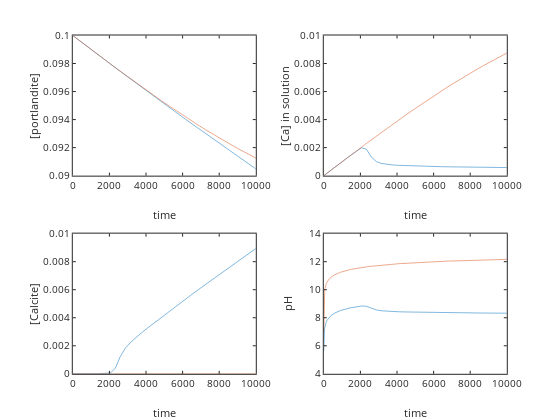

Write notebook code for a chart like this one.
### Code cell
display('red phreeqc blue ODE')

% call ODE solver

[t, C]=ode45(dCdtrate,[0 10000],[0.1 1e-6 0]);

port=C(:,1); %portlandite left over
calcite=C(:,2); %Calcite formed
Ca=C(:,3); %Ca
pH=[]; % pH reset

for i=1:size(Ca,1)
    [H,OH,H2CO3,HCO3,CO3]=CCaspeciesopen(Ca(i),Kw,KH,Ka1,Ka2,PCO2);
    pH(i)=-log10(H);
end

subplot(221); plot(t,port,time,portlanditephreeqc); ylabel('[portlandite]'); xlabel('time')
subplot(222); plot(t,Ca,time,Caphreeqc); ylabel('[Ca] in solution'); xlabel('time')
subplot(223); plot(t,calcite,time,calcitephreeqc); ylabel('[Calcite]'); xlabel('time')
subplot(224); plot(t,pH,time,pHphreeqc); ylabel('pH'); xlabel('time')

### Figure 1 — Plotly figure (JSON) as saved in the notebook; plotly's stock layout.template omitted (floating-point values rounded to 4 significant figures; data arrays with more than 128 entries replaced by an {"elided": "..."} marker saying what was removed)
{"data": [{"line": {"color": "rgb(0,113,188)", "dash": "solid", "width": 0.5}, "marker": {"color": "rgb(0,113,188)", "line": {"color": "rgb(0,113,188)"}, "size": 6, "symbol": "none"}, "mode": "lines", "name": "", "showlegend": false, "type": "scatter", "visibility": true, "x": [0, 0.4642, 1.16, 2.205, 3.771, 6.121, 9.646, 14.93, 22.86, 34.76, 52.6, 79.37, 119.5, 179.7, 270.1, 405.6, 608.8, 913.7, 1371.0, 2057.0, 2328.0, 2588.0, 2879.0, 3143.0, 3415.0, 3730.0, 4096.0, 4516.0, 4982.0, 5471.0, 5958.0, 6427.0, 6875.0, 7306.0, 7727.0, 8140.0, 8544.0, 8935.0, 9313.0, 9680.0, 10000], "xaxis": "x", "y": [0.1, 0.1, 0.1, 0.1, 0.1, 0.09999, 0.09999, 0.09999, 0.09998, 0.09997, 0.09995, 0.09992, 0.09988, 0.09982, 0.09973, 0.0996, 0.09939, 0.09909, 0.09864, 0.09796, 0.0977, 0.09745, 0.09716, 0.09691, 0.09664, 0.09634, 0.09599, 0.09558, 0.09514, 0.09468, 0.09422, 0.09378, 0.09336, 0.09295, 0.09256, 0.09218, 0.09181, 0.09145, 0.09111, 0.09077, 0.09048], "yaxis": "y"}, {"line": {"color": "rgb(216,82,24)", "dash": "solid", "width": 0.5}, "marker": {"color": "rgb(216,82,24)", "line": {"color": "rgb(216,82,24)"}, "size": 6, "symbol": "none"}, "mode": "lines", "name": "", "showlegend": false, "type": "scatter", "visibility": true, "x": {"elided": "152 float values"}, "xaxis": "x", "y": {"elided": "152 float values"}, "yaxis": "y"}, {"line": {"color": "rgb(0,113,188)", "dash": "solid", "width": 0.5}, "marker": {"color": "rgb(0,113,188)", "line": {"color": "rgb(0,113,188)"}, "size": 6, "symbol": "none"}, "mode": "lines", "name": "", "showlegend": false, "type": "scatter", "visibility": true, "x": [0, 0.4642, 1.16, 2.205, 3.771, 6.121, 9.646, 14.93, 22.86, 34.76, 52.6, 79.37, 119.5, 179.7, 270.1, 405.6, 608.8, 913.7, 1371.0, 2057.0, 2328.0, 2588.0, 2879.0, 3143.0, 3415.0, 3730.0, 4096.0, 4516.0, 4982.0, 5471.0, 5958.0, 6427.0, 6875.0, 7306.0, 7727.0, 8140.0, 8544.0, 8935.0, 9313.0, 9680.0, 10000], "xaxis": "x2", "y": [0, 4.642e-07, 1.16e-06, 2.205e-06, 3.772e-06, 6.121e-06, 9.646e-06, 1.493e-05, 2.286e-05, 3.476e-05, 5.259e-05, 7.934e-05, 0.0001195, 0.0001796, 0.0002697, 0.0004048, 0.000607, 0.0009094, 0.001361, 0.001982, 0.001891, 0.001342, 0.0009986, 0.0008713, 0.0008082, 0.0007674, 0.0007366, 0.0007106, 0.0006878, 0.0006686, 0.0006526, 0.0006395, 0.0006285, 0.0006192, 0.000611, 0.0006038, 0.0005975, 0.0005918, 0.0005867, 0.0005821, 0.0005781], "yaxis": "y2"}, {"line": {"color": "rgb(216,82,24)", "dash": "solid", "width": 0.5}, "marker": {"color": "rgb(216,82,24)", "line": {"color": "rgb(216,82,24)"}, "size": 6, "symbol": "none"}, "mode": "lines", "name": "", "showlegend": false, "type": "scatter", "visibility": true, "x": {"elided": "152 float values"}, "xaxis": "x2", "y": {"elided": "152 float values"}, "yaxis": "y2"}, {"line": {"color": "rgb(0,113,188)", "dash": "solid", "width": 0.5}, "marker": {"color": "rgb(0,113,188)", "line": {"color": "rgb(0,113,188)"}, "size": 6, "symbol": "none"}, "mode": "lines", "name": "", "showlegend": false, "type": "scatter", "visibility": true, "x": [0, 0.4642, 1.16, 2.205, 3.771, 6.121, 9.646, 14.93, 22.86, 34.76, 52.6, 79.37, 119.5, 179.7, 270.1, 405.6, 608.8, 913.7, 1371.0, 2057.0, 2328.0, 2588.0, 2879.0, 3143.0, 3415.0, 3730.0, 4096.0, 4516.0, 4982.0, 5471.0, 5958.0, 6427.0, 6875.0, 7306.0, 7727.0, 8140.0, 8544.0, 8935.0, 9313.0, 9680.0, 10000], "xaxis": "x3", "y": [1e-06, 1e-06, 1e-06, 1e-06, 1e-06, 1e-06, 1e-06, 1e-06, 1e-06, 1e-06, 1e-06, 1e-06, 1e-06, 1e-06, 1e-06, 1e-06, 1.009e-06, 1.129e-06, 2.174e-06, 5.485e-05, 0.0004109, 0.001214, 0.00184, 0.002224, 0.00255, 0.002895, 0.003278, 0.003706, 0.004174, 0.004657, 0.005132, 0.005586, 0.006016, 0.006428, 0.006826, 0.007215, 0.007593, 0.007957, 0.008307, 0.008645, 0.008939], "yaxis": "y3"}, {"line": {"color": "rgb(216,82,24)", "dash": "solid", "width": 0.5}, "marker": {"color": "rgb(216,82,24)", "line": {"color": "rgb(216,82,24)"}, "size": 6, "symbol": "none"}, "mode": "lines", "name": "", "showlegend": false, "type": "scatter", "visibility": true, "x": {"elided": "152 float values"}, "xaxis": "x3", "y": {"elided": "152 float values"}, "yaxis": "y3"}, {"line": {"color": "rgb(0,113,188)", "dash": "solid", "width": 0.5}, "marker": {"color": "rgb(0,113,188)", "line": {"color": "rgb(0,113,188)"}, "size": 6, "symbol": "none"}, "mode": "lines", "name": "", "showlegend": false, "type": "scatter", "visibility": true, "x": [0, 0.4642, 1.16, 2.205, 3.771, 6.121, 9.646, 14.93, 22.86, 34.76, 52.6, 79.37, 119.5, 179.7, 270.1, 405.6, 608.8, 913.7, 1371.0, 2057.0, 2328.0, 2588.0, 2879.0, 3143.0, 3415.0, 3730.0, 4096.0, 4516.0, 4982.0, 5471.0, 5958.0, 6427.0, 6875.0, 7306.0, 7727.0, 8140.0, 8544.0, 8935.0, 9313.0, 9680.0, 10000], "xaxis": "x4", "y": [5.635, 5.721, 5.844, 6.002, 6.183, 6.372, 6.561, 6.747, 6.93, 7.111, 7.291, 7.469, 7.646, 7.822, 7.997, 8.171, 8.344, 8.515, 8.683, 8.838, 8.819, 8.678, 8.554, 8.497, 8.465, 8.443, 8.426, 8.411, 8.397, 8.385, 8.375, 8.366, 8.359, 8.352, 8.347, 8.342, 8.337, 8.333, 8.329, 8.326, 8.323], "yaxis": "y4"}, {"line": {"color": "rgb(216,82,24)", "dash": "solid", "width": 0.5}, "marker": {"color": "rgb(216,82,24)", "line": {"color": "rgb(216,82,24)"}, "size": 6, "symbol": "none"}, "mode": "lines", "name": "", "showlegend": false, "type": "scatter", "visibility": true, "x": {"elided": "152 float values"}, "xaxis": "x4", "y": {"elided": "152 float values"}, "yaxis": "y4"}], "layout": {"height": 420, "hovermode": "closest", "margin": {"b": 0, "l": 0, "r": 0, "t": 0}, "plot_bgcolor": "rgba(0, 0, 0, 0)", "showlegend": false, "width": 560, "xaxis": {"anchor": "y", "autorange": false, "domain": [0.13, 0.4568], "exponentformat": "none", "gridcolor": "rgba(38,38,38,0.15)", "gridwidth": 1, "linecolor": "rgb(38,38,38)", "linewidth": 1, "mirror": "ticks", "range": [0, 10000], "showgrid": false, "showline": true, "side": "bottom", "spikedash": "solid", "spikemode": "across", "spikesides": false, "spikethickness": 1, "tickangle": 0, "tickcolor": "rgb(38,38,38)", "tickfont": {"color": "rgb(38,38,38)", "size": 10}, "ticklen": 3, "ticks": "inside", "ticktext": ["0", "2000", "4000", "6000", "8000", "10000"], "tickvals": [0, 2000, 4000, 6000, 8000, 10000], "title": {"font": {"color": "rgb(38,38,38)", "size": 11}, "text": "time"}, "type": "linear", "visible": true, "zeroline": false}, "xaxis2": {"anchor": "y2", "autorange": false, "domain": [0.5782, 0.905], "exponentformat": "none", "gridcolor": "rgba(38,38,38,0.15)", "gridwidth": 1, "linecolor": "rgb(38,38,38)", "linewidth": 1, "mirror": "ticks", "range": [0, 10000], "showgrid": false, "showline": true, "side": "bottom", "spikedash": "solid", "spikemode": "across", "spikesides": false, "spikethickness": 1, "tickangle": 0, "tickcolor": "rgb(38,38,38)", "tickfont": {"color": "rgb(38,38,38)", "size": 10}, "ticklen": 3, "ticks": "inside", "ticktext": ["0", "2000", "4000", "6000", "8000", "10000"], "tickvals": [0, 2000, 4000, 6000, 8000, 10000], "title": {"font": {"color": "rgb(38,38,38)", "size": 11}, "text": "time"}, "type": "linear", "visible": true, "zeroline": false}, "xaxis3": {"anchor": "y3", "autorange": false, "domain": [0.13, 0.4568], "exponentformat": "none", "gridcolor": "rgba(38,38,38,0.15)", "gridwidth": 1, "linecolor": "rgb(38,38,38)", "linewidth": 1, "mirror": "ticks", "range": [0, 10000], "showgrid": false, "showline": true, "side": "bottom", "spikedash": "solid", "spikemode": "across", "spikesides": false, "spikethickness": 1, "tickangle": 0, "tickcolor": "rgb(38,38,38)", "tickfont": {"color": "rgb(38,38,38)", "size": 10}, "ticklen": 3, "ticks": "inside", "ticktext": ["0", "2000", "4000", "6000", "8000", "10000"], "tickvals": [0, 2000, 4000, 6000, 8000, 10000], "title": {"font": {"color": "rgb(38,38,38)", "size": 11}, "text": "time"}, "type": "linear", "visible": true, "zeroline": false}, "xaxis4": {"anchor": "y4", "autorange": false, "domain": [0.5782, 0.905], "exponentformat": "none", "gridcolor": "rgba(38,38,38,0.15)", "gridwidth": 1, "linecolor": "rgb(38,38,38)", "linewidth": 1, "mirror": "ticks", "range": [0, 10000], "showgrid": false, "showline": true, "side": "bottom", "spikedash": "solid", "spikemode": "across", "spikesides": false, "spikethickness": 1, "tickangle": 0, "tickcolor": "rgb(38,38,38)", "tickfont": {"color": "rgb(38,38,38)", "size": 10}, "ticklen": 3, "ticks": "inside", "ticktext": ["0", "2000", "4000", "6000", "8000", "10000"], "tickvals": [0, 2000, 4000, 6000, 8000, 10000], "title": {"font": {"color": "rgb(38,38,38)", "size": 11}, "text": "time"}, "type": "linear", "visible": true, "zeroline": false}, "yaxis": {"anchor": "x", "autorange": false, "domain": [0.5818, 0.9155], "exponentformat": "none", "gridcolor": "rgba(38,38,38,0.15)", "gridwidth": 1, "linecolor": "rgb(38,38,38)", "linewidth": 1, "mirror": "ticks", "range": [0.09, 0.1], "showgrid": false, "showline": true, "side": "left", "spikedash": "solid", "spikemode": "across", "spikesides": false, "spikethickness": 1, "tickangle": 0, "tickcolor": "rgb(38,38,38)", "tickfont": {"color": "rgb(38,38,38)", "size": 10}, "ticklen": 3, "ticks": "inside", "ticktext": ["0.09", "0.092", "0.094", "0.096", "0.098", "0.1"], "tickvals": [0.09, 0.092, 0.094, 0.096, 0.098, 0.1], "title": {"font": {"color": "rgb(38,38,38)", "size": 11}, "text": "[portlandite]"}, "type": "linear", "visible": true, "zeroline": false}, "yaxis2": {"anchor": "x2", "autorange": false, "domain": [0.5818, 0.9155], "exponentformat": "none", "gridcolor": "rgba(38,38,38,0.15)", "gridwidth": 1, "linecolor": "rgb(38,38,38)", "linewidth": 1, "mirror": "ticks", "range": [0, 0.01], "showgrid": false, "showline": true, "side": "left", "spikedash": "solid", "spikemode": "across", "spikesides": false, "spikethickness": 1, "tickangle": 0, "tickcolor": "rgb(38,38,38)", "tickfont": {"color": "rgb(38,38,38)", "size": 10}, "ticklen": 3, "ticks": "inside", "ticktext": ["0", "0.002", "0.004", "0.006", "0.008", "0.01"], "tickvals": [0, 0.002, 0.004, 0.006, 0.008, 0.01], "title": {"font": {"color": "rgb(38,38,38)", "size": 11}, "text": "[Ca] in solution"}, "type": "linear", "visible": true, "zeroline": false}, "yaxis3": {"anchor": "x3", "autorange": false, "domain": [0.11, 0.4437], "exponentformat": "none", "gridcolor": "rgba(38,38,38,0.15)", "gridwidth": 1, "linecolor": "rgb(38,38,38)", "linewidth": 1, "mirror": "ticks", "range": [0, 0.01], "showgrid": false, "showline": true, "side": "left", "spikedash": "solid", "spikemode": "across", "spikesides": false, "spikethickness": 1, "tickangle": 0, "tickcolor": "rgb(38,38,38)", "tickfont": {"color": "rgb(38,38,38)", "size": 10}, "ticklen": 3, "ticks": "inside", "ticktext": ["0", "0.002", "0.004", "0.006", "0.008", "0.01"], "tickvals": [0, 0.002, 0.004, 0.006, 0.008, 0.01], "title": {"font": {"color": "rgb(38,38,38)", "size": 11}, "text": "[Calcite]"}, "type": "linear", "visible": true, "zeroline": false}, "yaxis4": {"anchor": "x4", "autorange": false, "domain": [0.11, 0.4437], "exponentformat": "none", "gridcolor": "rgba(38,38,38,0.15)", "gridwidth": 1, "linecolor": "rgb(38,38,38)", "linewidth": 1, "mirror": "ticks", "range": [4, 14], "showgrid": false, "showline": true, "side": "left", "spikedash": "solid", "spikemode": "across", "spikesides": false, "spikethickness": 1, "tickangle": 0, "tickcolor": "rgb(38,38,38)", "tickfont": {"color": "rgb(38,38,38)", "size": 10}, "ticklen": 3, "ticks": "inside", "ticktext": ["4", "6", "8", "10", "12", "14"], "tickvals": [4, 6, 8, 10, 12, 14], "title": {"font": {"color": "rgb(38,38,38)", "size": 11}, "text": "pH"}, "type": "linear", "visible": true, "zeroline": false}}}
